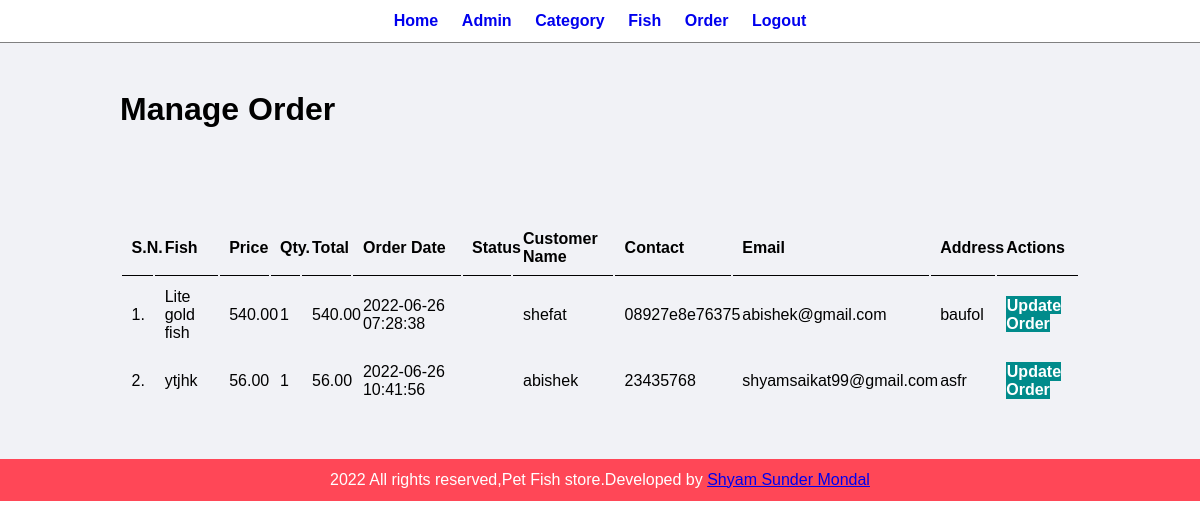
Screenshot of /admin/manage-order.php (signed in) with the database file from the repository.
### tables this page shows
CREATE TABLE `tbl_order` (
  `id` int(10) UNSIGNED NOT NULL,
  `fish` varchar(150) NOT NULL,
  `price` decimal(10,2) NOT NULL,
  `qty` int(11) NOT NULL,
  `total` decimal(10,2) NOT NULL,
  `order_date` datetime NOT NULL,
  `status` varchar(50) NOT NULL,
  `customer_name` varchar(150) NOT NULL,
  `customer_contact` varchar(20) NOT NULL,
  `customer_email` varchar(150) NOT NULL,
  `customer_address` varchar(255) NOT NULL
);

### admin/manage-order.php (the view, shortened to what this page needs)
<?php include('partials/menu.php'); ?>
<div class="main-content">
    <div class="wrapper">
        <h1>Manage Order</h1>
                <br /><br /><br />
                <br><br>
                <table class="tbl-full">
                    <tr>
                        <th>S.N.</th>
                        <th>Fish</th>
                        <th>Price</th>
                        <th>Qty.</th>
                        <th>Total</th>
                        <th>Order Date</th>
                        <th>Status</th>
                        <th>Customer Name</th>
                        <th>Contact</th>
                        <th>Email</th>
                        <th>Address</th>
                        <th>Actions</th>
                    </tr>
                    <?php
                        $sql = "SELECT * FROM tbl_order ORDER BY id DESC";
                        $res = mysqli_query($conn, $sql);
                        $count = mysqli_num_rows($res);
                        $sn = 1;
                        if($count>0)
                        {
                            while($row=mysqli_fetch_assoc($res))
                            {
                                $id = $row['id'];
                                $fish = $row['fish'];
                                $price = $row['price'];
                                $qty = $row['qty'];
                                $total = $row['total'];
                                $order_date = $row['order_date'];
                                $customer_name = $row['customer_name'];
                                $customer_contact = $row['customer_contact'];
                                $customer_email = $row['customer_email'];
                                $customer_address = $row['customer_address'];
                                ?>
                                    <tr>
                                        <td><?php echo $sn++; ?>. </td>
                                        <td><?php echo $fish; ?></td>
                                        <td><?php echo $price; ?></td>
                                        <td><?php echo $qty; ?></td>
                                        <td><?php echo $total; ?></td>
                                        <td><?php echo $order_date; ?></td>
                                        <td>
                                        </td>
                                        <td><?php echo $customer_name; ?></td>
                                        <td><?php echo $customer_contact; ?></td>
                                        <td><?php echo $customer_email; ?></td>
                                        <td><?php echo $customer_address; ?></td>
                                        <td>
                                            <a href="<?php echo SITEURL; ?>admin/update-order.php?id=<?php echo $id; ?>" class="btn-secondary">Update Order</a>
                                        </td>
                                    </tr>
                                <?php
                            }
                        }
                        else
                        {
                            echo "<tr><td colspan='12' class='error'>Orders not Available</td></tr>";
                        }
                    ?>
                </table>
    </div>
</div>
<?php include('partials/footer.php'); ?>

### css/admin.css (style rules this page uses)
* { margin:0; padding: 0; font-family: Arial, Helvetica, sans-serif; }
.wrapper { padding: 1%; width: 80%; margin: 0 auto; }
.tbl-full { width: 100%; }
table tr th { border-bottom: 1px solid black; padding: 1%; text-align: left; }
table tr td { padding: 1%; }
.btn-secondary { background-color:darkcyan; padding: 1%; color: white; text-decoration: none; font-weight: bold; }
.main-content { background-color:#f1f2f6; padding: 3% 0; }

### rows the page displays
tbl_order: fish "Lite gold fish", price "540.00", qty "1", total "540.00", order_date "2022-06-26 07:28:38", customer_name "shefat", customer_contact "08927e8e76375", customer_email "abishek@gmail.com", customer_address "baufol"
tbl_order: fish "ytjhk", price "56.00", qty "1", total "56.00", order_date "2022-06-26 10:41:56", customer_name "abishek", customer_contact "23435768", customer_email "shyamsaikat99@gmail.com", customer_address "asfr"
